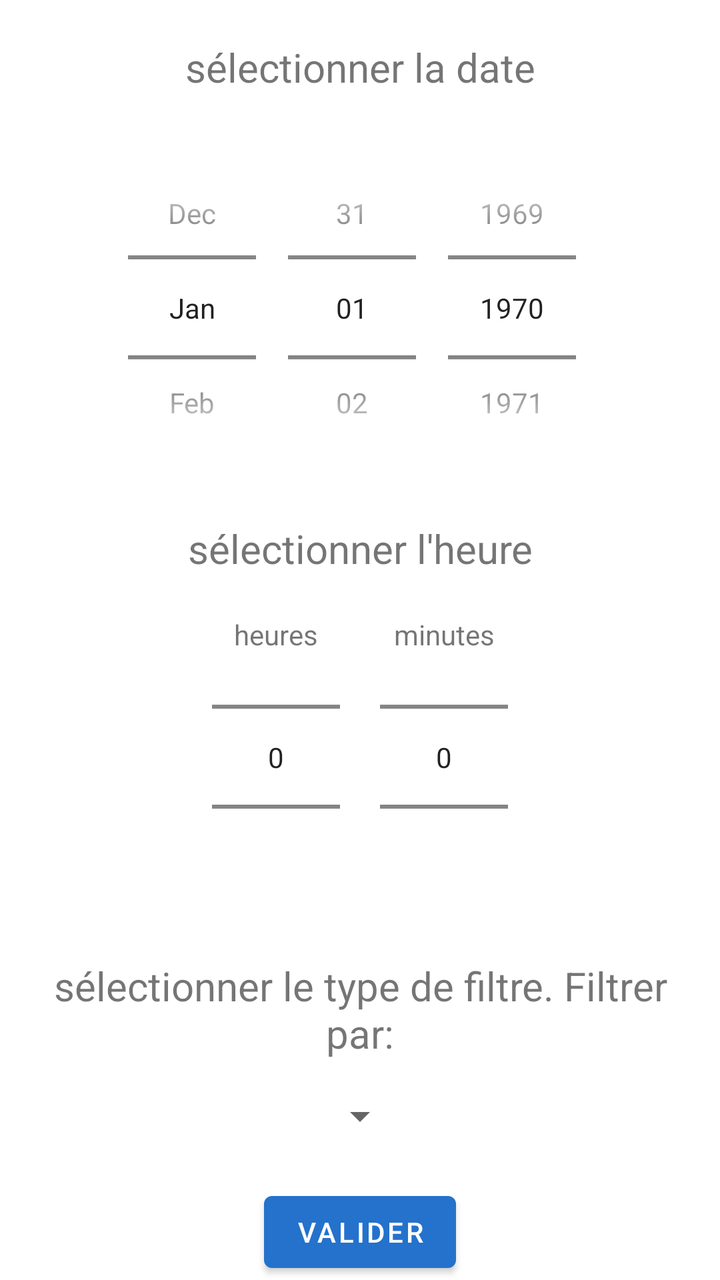
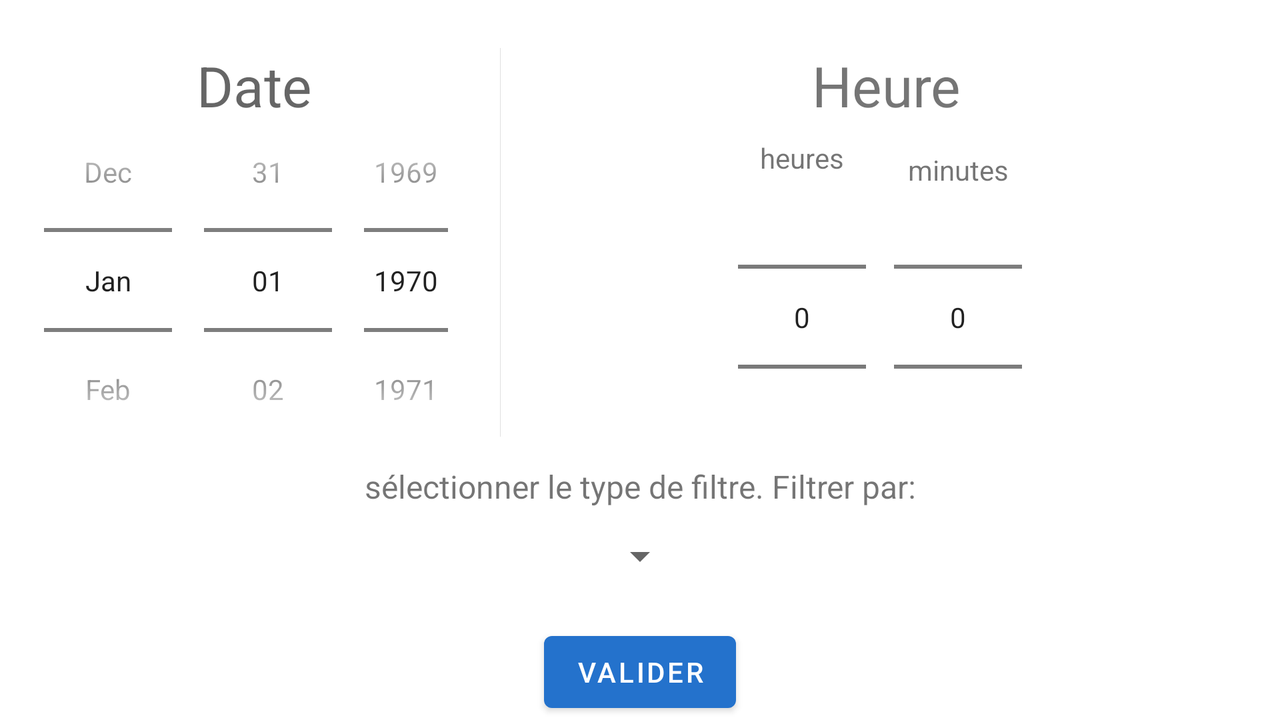

Compare how this app lays out the same screen by default and in its alternative resource folder. The renders come first, then the two layout files and the values they reference.
<!-- AndroidManifest.xml: application theme Theme.Mareu -->
<!-- res/layout/time_filter_dialog.xml -->
<?xml version="1.0" encoding="utf-8"?>
<LinearLayout
    xmlns:android="http://schemas.android.com/apk/res/android"
    xmlns:app="http://schemas.android.com/apk/res-auto"
    xmlns:tools="http://schemas.android.com/tools"
    android:layout_width="match_parent"
    android:layout_height="wrap_content"
    android:layout_marginTop="20dp"
    android:orientation="vertical">
    <TextView
        android:layout_width="match_parent"
        android:layout_height="wrap_content"
        android:text="@string/date_picker"
        android:textAlignment="center"
        android:textSize="20sp"/>

    <LinearLayout
        android:layout_width="match_parent"
        android:layout_height="wrap_content"
        android:padding="10dp"
        android:orientation="horizontal"
        android:layout_weight="1"
        android:gravity="center">
        <androidx.constraintlayout.widget.ConstraintLayout
            android:layout_width="wrap_content"
            android:layout_height="wrap_content"
            android:layout_margin="10dp"
            android:layout_marginTop="20dp">

            <DatePicker
                android:id="@+id/filter_date_picker"
                android:contentDescription="@string/date_picker"
                android:layout_width="wrap_content"
                android:layout_height="wrap_content"
                android:calendarViewShown="false"
                android:datePickerMode="spinner"
                app:layout_constraintStart_toStartOf="parent"
                tools:ignore="MissingConstraints" />
        </androidx.constraintlayout.widget.ConstraintLayout>
    </LinearLayout>
    <TextView
        android:layout_width="match_parent"
        android:layout_height="wrap_content"
        android:text="@string/time_picker"
        android:textAlignment="center"
        android:textSize="20sp"/>
    <LinearLayout
        android:layout_width="match_parent"
        android:layout_height="wrap_content"
        android:padding="10dp"
        android:orientation="horizontal"
        android:layout_weight="1"
        android:gravity="center">
        <androidx.constraintlayout.widget.ConstraintLayout
            android:layout_width="wrap_content"
            android:layout_height="wrap_content"
            android:layout_margin="10dp">

            <TextView
                android:id="@+id/filter_time_hours"
                android:layout_width="wrap_content"
                android:layout_height="wrap_content"
                android:text="@string/hours"
                app:layout_constraintEnd_toEndOf="parent"
                app:layout_constraintStart_toStartOf="parent"
                app:layout_constraintTop_toTopOf="parent"
                tools:ignore="VisualLintOverlap" />

            <NumberPicker
                android:id="@+id/filter_hours_number_picker"
                android:layout_width="wrap_content"
                android:layout_height="wrap_content"
                android:hint="@string/hours"
                app:layout_constraintEnd_toEndOf="parent"
                app:layout_constraintStart_toStartOf="parent"
                app:layout_constraintTop_toTopOf="parent" />
        </androidx.constraintlayout.widget.ConstraintLayout>
        <androidx.constraintlayout.widget.ConstraintLayout
            android:layout_width="wrap_content"
            android:layout_height="wrap_content"
            android:layout_margin="10dp">


            <TextView
                android:id="@+id/filter_time_minutes"
                android:layout_width="match_parent"
                android:layout_height="wrap_content"
                android:text="@string/minutes"
                app:layout_constraintEnd_toEndOf="parent"
                app:layout_constraintStart_toStartOf="parent"
                app:layout_constraintTop_toTopOf="parent"
                tools:ignore="VisualLintOverlap" />

            <NumberPicker
                android:id="@+id/filter_minutes_number_picker"
                android:layout_width="match_parent"
                android:layout_height="wrap_content"
                android:hint="@string/minutes"
                app:layout_constraintEnd_toEndOf="parent"
                app:layout_constraintStart_toStartOf="parent"
                app:layout_constraintTop_toTopOf="parent" />
        </androidx.constraintlayout.widget.ConstraintLayout>
    </LinearLayout>
    <androidx.constraintlayout.widget.ConstraintLayout
        android:layout_width="match_parent"
        android:layout_height="wrap_content"
        android:gravity="center"
        android:layout_margin="10dp">

        <TextView
            android:id="@+id/textView2"
            android:layout_width="match_parent"
            android:layout_height="wrap_content"
            android:text="@string/filter_type_select"
            android:textAlignment="center"
            android:textSize="20sp"
            app:layout_constraintEnd_toEndOf="parent"
            app:layout_constraintTop_toTopOf="parent" />

        <Spinner
            android:id="@+id/filter_filterType_Spinner"
            android:layout_width="wrap_content"
            android:layout_height="48dp"
            android:layout_margin="4dp"
            android:contentDescription="@string/filter_type_select"
            android:gravity="center"
            android:padding="4dp"
            android:textAlignment="center"
            android:textSize="24sp"
            app:layout_constraintEnd_toEndOf="parent"
            app:layout_constraintStart_toStartOf="parent"
            app:layout_constraintTop_toBottomOf="@+id/textView2"
            tools:ignore="DuplicateSpeakableTextCheck" />
    </androidx.constraintlayout.widget.ConstraintLayout>
    <Button
        android:id="@+id/filter_time_submit"
        android:layout_width="wrap_content"
        android:layout_height="wrap_content"
        android:layout_gravity="center"
        android:text="@string/confirm" />
</LinearLayout>
<!-- resources referenced by this layout -->
<resources>
  <string name="confirm">Valider</string>
  <string name="date_picker">sélectionner la date</string>
  <string name="filter_type_select">sélectionner le type de filtre. Filtrer par:</string>
  <string name="hours">heures</string>
  <string name="minutes">minutes</string>
  <string name="time_picker">sélectionner l\'heure</string>
  <style name="Theme.Mareu" parent="Theme.MaterialComponents.DayNight.DarkActionBar">
          
          <item name="colorPrimary">#2472CC</item>
          <item name="colorPrimaryVariant">@color/purple_700</item>
          <item name="colorOnPrimary">@color/white</item>
          
          <item name="colorSecondary">@color/teal_200</item>
          <item name="colorSecondaryVariant">@color/teal_700</item>
          <item name="colorOnSecondary">@color/black</item>
          
          <item name="android:statusBarColor">?attr/colorPrimaryVariant</item>
          
      </style>
  <color name="purple_700">#FF3700B3</color>
  <color name="white">#FFFFFFFF</color>
  <color name="teal_200">#FF03DAC5</color>
  <color name="teal_700">#FF018786</color>
  <color name="black">#FF000000</color>
</resources>
<!-- res/layout-land/time_filter_dialog.xml (the repository's variant of the layout above) -->
<!-- drawn on the phone turned sideways -->
<?xml version="1.0" encoding="utf-8"?>
<LinearLayout
    xmlns:android="http://schemas.android.com/apk/res/android"
    xmlns:app="http://schemas.android.com/apk/res-auto"
    xmlns:tools="http://schemas.android.com/tools"
    android:layout_width="match_parent"
    android:layout_height="wrap_content"
    android:layout_marginTop="20dp"
    android:orientation="vertical">
    <LinearLayout
        android:layout_width="match_parent"
        android:layout_height="0dp"
        android:orientation="horizontal"
        android:layout_weight="1"
        android:gravity="center"
        android:layout_margin="4dp">
        <androidx.constraintlayout.widget.ConstraintLayout
            android:layout_width="wrap_content"
            android:layout_height="wrap_content">

            <TextView
                android:id="@+id/textView4"
                android:layout_width="match_parent"
                android:layout_height="wrap_content"
                android:hint="@string/date"
                android:textAlignment="center"
                android:textSize="28sp"
                app:layout_constraintEnd_toEndOf="parent"
                app:layout_constraintStart_toStartOf="parent"
                app:layout_constraintTop_toTopOf="parent" />


            <androidx.constraintlayout.widget.ConstraintLayout
                android:layout_width="wrap_content"
                android:layout_height="wrap_content"
                android:layout_margin="10dp"
                app:layout_constraintBottom_toBottomOf="parent"
                app:layout_constraintEnd_toEndOf="parent"
                app:layout_constraintStart_toStartOf="parent"
                app:layout_constraintTop_toBottomOf="@+id/textView4">

                <DatePicker
                    android:id="@+id/filter_date_picker"
                    android:layout_width="226dp"
                    android:layout_height="195dp"
                    android:calendarViewShown="false"
                    android:datePickerMode="spinner"
                    android:contentDescription="@string/date_picker"
                    app:layout_constraintBottom_toBottomOf="parent"
                    app:layout_constraintStart_toStartOf="parent"
                    app:layout_constraintTop_toTopOf="parent"
                    tools:ignore="MissingConstraints" />
            </androidx.constraintlayout.widget.ConstraintLayout>
        </androidx.constraintlayout.widget.ConstraintLayout>

        <androidx.constraintlayout.widget.ConstraintLayout
            android:layout_width="match_parent"
            android:layout_height="wrap_content">

            <View
                android:id="@+id/divider4"
                android:layout_width="1dp"
                android:layout_height="match_parent"
                android:background="?android:attr/listDivider"
                app:layout_constraintEnd_toStartOf="parent"
                tools:ignore="VisualLintBounds" />

            <TextView
                android:id="@+id/textView3"
                android:layout_width="match_parent"
                android:layout_height="wrap_content"
                android:text="@string/hour"
                android:textAlignment="center"
                android:textSize="28sp"
                app:layout_constraintTop_toTopOf="parent" />

            <LinearLayout
                android:id="@+id/linearLayout2"
                android:layout_width="match_parent"
                android:layout_height="wrap_content"
                android:layout_weight="1"
                android:gravity="center"
                android:orientation="horizontal"
                android:padding="4dp"
                app:layout_constraintTop_toBottomOf="@+id/textView3">

                <androidx.constraintlayout.widget.ConstraintLayout
                    android:layout_width="wrap_content"
                    android:layout_height="wrap_content"
                    android:layout_margin="4dp">

                    <TextView
                        android:id="@+id/filter_time_hours"
                        android:layout_width="wrap_content"
                        android:layout_height="wrap_content"
                        android:text="@string/hours"
                        app:layout_constraintEnd_toEndOf="parent"
                        app:layout_constraintStart_toStartOf="parent"
                        app:layout_constraintTop_toTopOf="parent"
                        tools:ignore="VisualLintOverlap" />

                    <NumberPicker
                        android:id="@+id/filter_hours_number_picker"
                        android:layout_width="wrap_content"
                        android:layout_height="wrap_content"
                        android:hint="@string/hours"
                        app:layout_constraintEnd_toEndOf="parent"
                        app:layout_constraintStart_toStartOf="parent"
                        app:layout_constraintTop_toTopOf="parent" />
                </androidx.constraintlayout.widget.ConstraintLayout>

                <androidx.constraintlayout.widget.ConstraintLayout
                    android:layout_width="wrap_content"
                    android:layout_height="wrap_content"
                    android:layout_margin="10dp">


                    <TextView
                        android:id="@+id/filter_time_minutes"
                        android:layout_width="match_parent"
                        android:layout_height="wrap_content"
                        android:text="@string/minutes"
                        app:layout_constraintEnd_toEndOf="parent"
                        app:layout_constraintStart_toStartOf="parent"
                        app:layout_constraintTop_toTopOf="parent"
                        tools:ignore="VisualLintOverlap" />

                    <NumberPicker
                        android:id="@+id/filter_minutes_number_picker"
                        android:layout_width="match_parent"
                        android:layout_height="wrap_content"
                        android:hint="@string/minutes"
                        app:layout_constraintTop_toTopOf="parent" />
                </androidx.constraintlayout.widget.ConstraintLayout>
            </LinearLayout>
        </androidx.constraintlayout.widget.ConstraintLayout>
</LinearLayout>
    <androidx.constraintlayout.widget.ConstraintLayout
        android:layout_width="match_parent"
        android:layout_height="wrap_content"
        android:gravity="center"
        android:layout_margin="10dp">

        <TextView
            android:id="@+id/textView2"
            android:layout_width="match_parent"
            android:layout_height="wrap_content"
            android:text="@string/filter_type_select"
            android:textAlignment="center"
            android:textSize="16sp"
            app:layout_constraintTop_toTopOf="parent" />

        <Spinner
            android:id="@+id/filter_filterType_Spinner"
            android:layout_width="wrap_content"
            android:layout_height="48dp"
            android:contentDescription="@string/filter_type_select"
            android:gravity="center"
            android:textAlignment="center"
            android:textSize="16sp"
            app:layout_constraintBottom_toBottomOf="parent"
            app:layout_constraintEnd_toEndOf="parent"
            app:layout_constraintStart_toStartOf="parent"
            app:layout_constraintTop_toBottomOf="@+id/textView2"
            tools:ignore="DuplicateSpeakableTextCheck" />
    </androidx.constraintlayout.widget.ConstraintLayout>
    <Button
        android:id="@+id/filter_time_submit"
        android:layout_width="wrap_content"
        android:layout_height="wrap_content"
        android:layout_gravity="center"
        android:text="@string/confirm" />
</LinearLayout>
<!-- resources referenced by the variant -->
<!-- as the phone turned sideways resolves them -->
<resources>
  <string name="confirm">Valider</string>
  <string name="date">Date</string>
  <string name="date_picker">sélectionner la date</string>
  <string name="filter_type_select">sélectionner le type de filtre. Filtrer par:</string>
  <string name="hour">Heure</string>
  <string name="hours">heures</string>
  <string name="minutes">minutes</string>
  <style name="Theme.Mareu" parent="Theme.MaterialComponents.DayNight.DarkActionBar">
          
          <item name="colorPrimary">#2472CC</item>
          <item name="colorPrimaryVariant">@color/purple_700</item>
          <item name="colorOnPrimary">@color/white</item>
          
          <item name="colorSecondary">@color/teal_200</item>
          <item name="colorSecondaryVariant">@color/teal_700</item>
          <item name="colorOnSecondary">@color/black</item>
          
          <item name="android:statusBarColor">?attr/colorPrimaryVariant</item>
          
      </style>
  <color name="purple_700">#FF3700B3</color>
  <color name="white">#FFFFFFFF</color>
  <color name="teal_200">#FF03DAC5</color>
  <color name="teal_700">#FF018786</color>
  <color name="black">#FF000000</color>
</resources>
